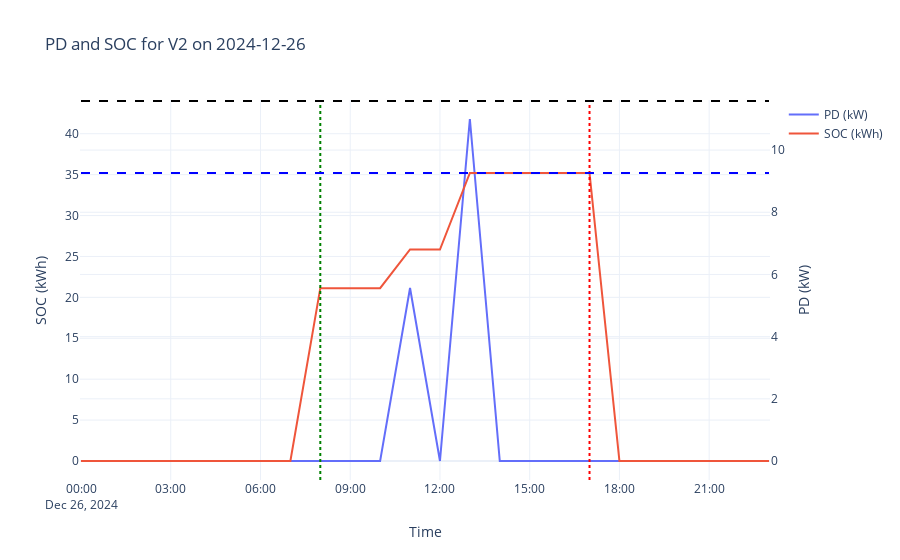

Notebook source saved alongside this figure:
### Markdown cell above
### 3.1.1 Single Day

### Code cell
def plot_ev_profile_by_day(ev_id, date_str, df_pd, df_soc, df_fc):
    """
    ev_id: 'V1'
    date_str: '2024-12-24'
    """

    # build unique key used in df_pd and df_soc
    unique_ev = f"{ev_id}_{date_str}"

    # Filter records for this EV
    ev_pd  = df_pd[df_pd["ev"] == unique_ev].copy()
    ev_soc = df_soc[df_soc["ev"] == unique_ev].copy()

    if ev_pd.empty or ev_soc.empty:
        print(f"No data found for EV {unique_ev}")
        return
    
    # arrival & departure
    toa = df_ev.loc[unique_ev, "toa_hr"]
    tod = df_ev.loc[unique_ev, "tod_hr"]

    # max-cap + desired SOC
    cap = df_ev.loc[unique_ev, "max_battery_capacity"]
    desired_pct = df_ev.loc[unique_ev, "d_soc"]
    desired_kWh = desired_pct / 100 * cap

    # Merge timestamps
    df_fc_idx = df_fc.reset_index().rename(columns={"index": "t"})
    ev_pd  = ev_pd.merge(df_fc_idx[["t", "timestamp"]], on="t", how="left")
    ev_soc = ev_soc.merge(df_fc_idx[["t", "timestamp"]], on="t", how="left")

    # Filter just that day
    day = pd.to_datetime(date_str).date()
    ev_pd_day  = ev_pd[ev_pd["timestamp"].dt.date == day]
    ev_soc_day = ev_soc[ev_soc["timestamp"].dt.date == day]

    if ev_pd_day.empty or ev_soc_day.empty:
        print(f"No data for {unique_ev} on {date_str}")
        return

    fig = go.Figure()

    # PD trace
    fig.add_trace(go.Scatter(
        x=ev_pd_day["timestamp"],
        y=ev_pd_day["PD_kW"],
        name="PD (kW)",
        mode="lines",
        yaxis="y1"
    ))

    # SOC trace
    fig.add_trace(go.Scatter(
        x=ev_soc_day["timestamp"],
        y=ev_soc_day["SOC_kWh"],
        name="SOC (kWh)",
        mode="lines",
        yaxis="y2"
    ))

    # Vertical lines for arrival + departure
    fig.add_shape(
        type="line",
        x0=toa, x1=toa,
        y0=0, y1=1,
        xref="x", yref="paper",
        line=dict(color="green", width=2, dash="dot")
    )
    fig.add_shape(
        type="line",
        x0=tod, x1=tod,
        y0=0, y1=1,
        xref="x", yref="paper",
        line=dict(color="red", width=2, dash="dot")
    )

    # Horizontal capacity + desired SOC lines (SOC axis)
    fig.add_shape(
        type="line",
        x0=ev_soc_day["timestamp"].min(),
        x1=ev_soc_day["timestamp"].max(),
        y0=cap, y1=cap,
        xref="x", yref="y2",
        line=dict(color="black", width=2, dash="dash")
    )
    fig.add_shape(
        type="line",
        x0=ev_soc_day["timestamp"].min(),
        x1=ev_soc_day["timestamp"].max(),
        y0=desired_kWh, y1=desired_kWh,
        xref="x", yref="y2",
        line=dict(color="blue", width=2, dash="dash")
    )

    fig.update_layout(
        title=f"PD and SOC for {ev_id} on {date_str}",
        xaxis=dict(title="Time"),
        yaxis=dict(title="PD (kW)", side="right"),
        yaxis2=dict(
            title="SOC (kWh)",
            overlaying="y",
            side="left"
        ),
        template="plotly_white"
    )

    fig.show()


ev_id = 'V2'
date_val = '2024-12-26'
plot_ev_profile_by_day(ev_id, date_val, df_pd, df_soc, df_fc)

### Figure 1 — Plotly figure (JSON) as saved in the notebook; plotly's stock layout.template omitted (floating-point values rounded to 4 significant figures)
{"data": [{"mode": "lines", "name": "PD (kW)", "type": "scatter", "x": ["2024-12-26T00:00:00.000000000", "2024-12-26T01:00:00.000000000", "2024-12-26T02:00:00.000000000", "2024-12-26T03:00:00.000000000", "2024-12-26T04:00:00.000000000", "2024-12-26T05:00:00.000000000", "2024-12-26T06:00:00.000000000", "2024-12-26T07:00:00.000000000", "2024-12-26T08:00:00.000000000", "2024-12-26T09:00:00.000000000", "2024-12-26T10:00:00.000000000", "2024-12-26T11:00:00.000000000", "2024-12-26T12:00:00.000000000", "2024-12-26T13:00:00.000000000", "2024-12-26T14:00:00.000000000", "2024-12-26T15:00:00.000000000", "2024-12-26T16:00:00.000000000", "2024-12-26T17:00:00.000000000", "2024-12-26T18:00:00.000000000", "2024-12-26T19:00:00.000000000", "2024-12-26T20:00:00.000000000", "2024-12-26T21:00:00.000000000", "2024-12-26T22:00:00.000000000", "2024-12-26T23:00:00.000000000"], "y": [0.0, 0.0, 0.0, 0.0, 0.0, 0.0, 0.0, 0.0, 0.0, 0.0, 0.0, 5.565, 0.0, 11.0, 0.0, 0.0, 0.0, 0.0, 0.0, 0.0, 0.0, 0.0, 0.0, 0.0], "yaxis": "y"}, {"mode": "lines", "name": "SOC (kWh)", "type": "scatter", "x": ["2024-12-26T00:00:00.000000000", "2024-12-26T01:00:00.000000000", "2024-12-26T02:00:00.000000000", "2024-12-26T03:00:00.000000000", "2024-12-26T04:00:00.000000000", "2024-12-26T05:00:00.000000000", "2024-12-26T06:00:00.000000000", "2024-12-26T07:00:00.000000000", "2024-12-26T08:00:00.000000000", "2024-12-26T09:00:00.000000000", "2024-12-26T10:00:00.000000000", "2024-12-26T11:00:00.000000000", "2024-12-26T12:00:00.000000000", "2024-12-26T13:00:00.000000000", "2024-12-26T14:00:00.000000000", "2024-12-26T15:00:00.000000000", "2024-12-26T16:00:00.000000000", "2024-12-26T17:00:00.000000000", "2024-12-26T18:00:00.000000000", "2024-12-26T19:00:00.000000000", "2024-12-26T20:00:00.000000000", "2024-12-26T21:00:00.000000000", "2024-12-26T22:00:00.000000000", "2024-12-26T23:00:00.000000000"], "y": [0.0, 0.0, 0.0, 0.0, 0.0, 0.0, 0.0, 0.0, 21.12, 21.12, 21.12, 25.85, 25.85, 35.2, 35.2, 35.2, 35.2, 35.2, 0.0, 0.0, 0.0, 0.0, 0.0, 0.0], "yaxis": "y2"}], "layout": {"shapes": [{"line": {"color": "green", "dash": "dot", "width": 2}, "type": "line", "x0": "2024-12-26 08:00:00", "x1": "2024-12-26 08:00:00", "xref": "x", "y0": 0, "y1": 1, "yref": "paper"}, {"line": {"color": "red", "dash": "dot", "width": 2}, "type": "line", "x0": "2024-12-26 17:00:00", "x1": "2024-12-26 17:00:00", "xref": "x", "y0": 0, "y1": 1, "yref": "paper"}, {"line": {"color": "black", "dash": "dash", "width": 2}, "type": "line", "x0": "2024-12-26T00:00:00", "x1": "2024-12-26T23:00:00", "xref": "x", "y0": 44, "y1": 44, "yref": "y2"}, {"line": {"color": "blue", "dash": "dash", "width": 2}, "type": "line", "x0": "2024-12-26T00:00:00", "x1": "2024-12-26T23:00:00", "xref": "x", "y0": 35.2, "y1": 35.2, "yref": "y2"}], "title": {"text": "PD and SOC for V2 on 2024-12-26"}, "xaxis": {"title": {"text": "Time"}}, "yaxis": {"side": "right", "title": {"text": "PD (kW)"}}, "yaxis2": {"overlaying": "y", "side": "left", "title": {"text": "SOC (kWh)"}}}}
